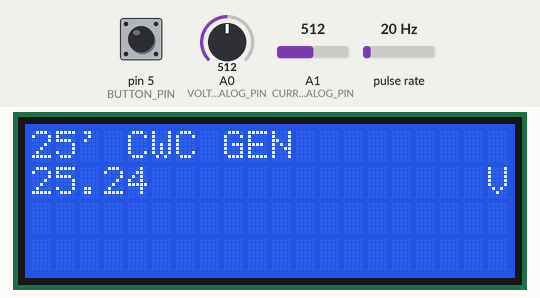
Simulated run of this sketch. Board: Arduino Uno, built with avr-gcc and run on an emulated ATmega328P. Shown: 20×4 character LCD. Wiring (inferred from the names in the program): pulse sensor: data pin 2. Inputs (shaded band) come from the test bench; at power-on: pin 5 (BUTTON_PIN) LOW, pulse rate 20 Hz, A0 (VOLTAGE_ANALOG_PIN) = 512, A1 (CURRENT_ANALOG_PIN) = 512. What the sketch prints to the serial monitor is not drawn.

Above: at 1.2 s.
1.3 s: pin 5 (BUTTON_PIN) pulled HIGH for 1 s
At 3.0 s:
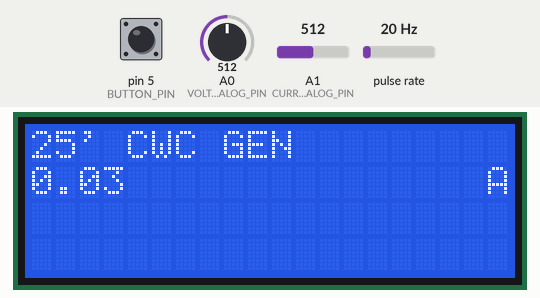
3.8 s: pin 5 (BUTTON_PIN) pulled HIGH for 0.15 s
At 5.8 s:
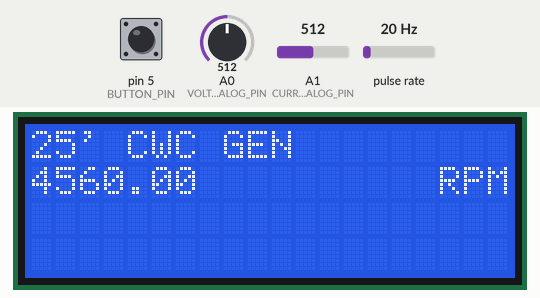
7.5 s: pulse rate (sensor on pin 2) set to 4 Hz
At 9.6 s:
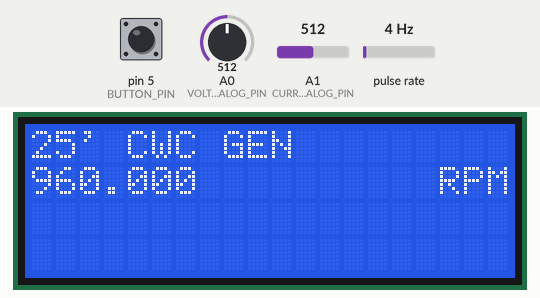
11.1 s: pulse rate (sensor on pin 2) set to 196 Hz
At 13.4 s:
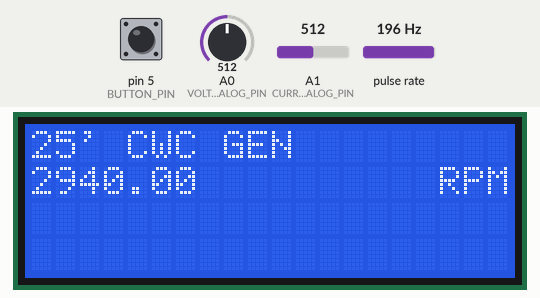
14.7 s: pulse rate (sensor on pin 2) set to 50 Hz
At 17.1 s:
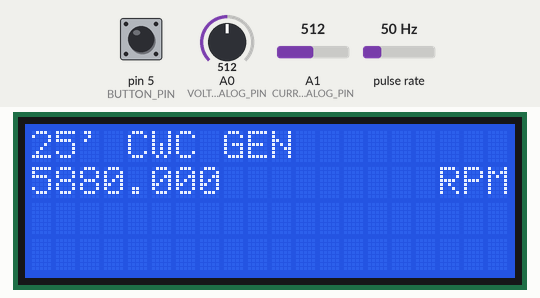
18.3 s: pin 5 (BUTTON_PIN) pulled HIGH for 3.2 s
At 19.7 s:
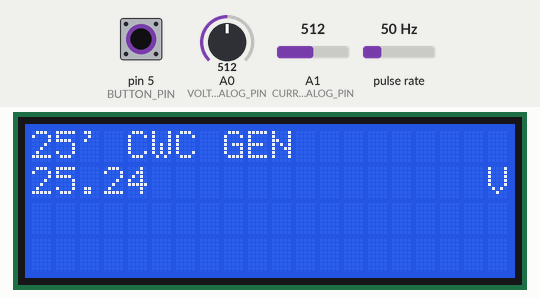
Timing chart, 0 to 21.3 s (numbered marks = the images above; inputs shaded):
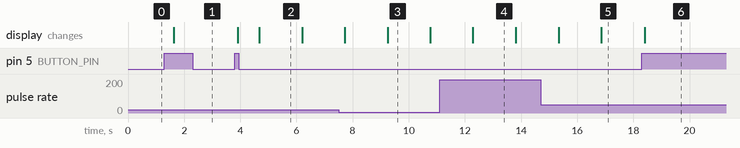

Measured:
- after the input at 1.3 s, the display: changes after 0.32 s (image 1)
- after the input at 3.8 s, the display: first changes after 0.11 s (image 2 shows a later state)
- after the input at 7.5 s, the display: first differs from a run without the input after 1.7 s (image 3)
- after the input at 11.1 s, the display: changes after 1.2 s (image 4)
- after the input at 14.7 s, the display: first differs from a run without the input after 2.2 s (image 5)
- after the input at 18.3 s, the display: changes after 0.10 s (image 6)
- what the display in image 2 shows lasts 1.5 s, from 4.7 s to 6.2 s

The sketch:

display.ino
```cpp
// Libraries
#include <LiquidCrystal.h>
#include <LiquidCrystal_I2C.h>


// Constants

  // LCD screen


    #define USING_I2C true


    // WITHOUT I2C
      // Pins
      #define RS 13 // Register Select
      #define E 12  // Enable
      #define D4 11  // Decibel 4
      #define D5 10  // Decibel 5
      #define D6 9  // Decibel 6
      #define D7 8  // Decibel 7

    // WITH I2C
      // Address
      #define ADDRESS 0x27

    // Screen Size
    #define COLUMNS 20
    #define ROWS 4

	// Units
	#define VOLTAGE_UNIT "V"
	#define CURRENT_UNIT "A"
	#define RPM_UNIT "RPM"
	#define TORQUE_UNIT "N-m"


  // IR sensor

    // Pin
    #define IR_PIN 2

    // Attribute
    #define PPR 1


  // Voltage measuring

    // Pin
    #define VOLTAGE_ANALOG_PIN A0

    // Resistors
    #define R1 9.92
    #define R2 0.995

    // Attribute
    #define REFERENCE_VOLTAGE ( float ) 4.62 // V (ACTUALLY CHECK FOR REFERENCE)


  // Current Sensor

    // Pin
    #define CURRENT_ANALOG_PIN A1

    // Attribute
    #define SENSITIVITY 0.066


  // Load amp

    // Pins
    #define SCK 7
    #define DT 6


  // Other
    #define DELAY_TIME 750 // ms
    #define ADC_RESOLUTION 1023
	  #define BUTTON_PIN 5
    #define DECIMAL_PLACES 2 // Arduino only allows 6 decimal places before it's followed by zeros


#define VOLTAGE_PER_COUNT REFERENCE_VOLTAGE / ADC_RESOLUTION


// class LCDScreen {

//   public:
//     virtual void printMeasurement( float value, String unit ) = 0;
//     virtual void clearLCDLine( int line ) = 0;
// };


// class LCDScreenWithI2C : public LCDScreen {
//   public:
//     LCDScreenWithI2C() : lcdScreen( ADDRESS, COLUMNS, ROWS ) {
//       lcdScreen.init();
//       lcdScreen.backlight(); // Turn on the backlight
//       lcdScreen.clear();

//       lcdScreen.setCursor( 0, 0 );
//       lcdScreen.print( "25' CWC GEN" );
//     }

//     void printMeasurement( float value, String unit ) {
//       int stringLength = unit.length();
//       int cursorPosition = COLUMNS - stringLength;

//       lcdScreen.setCursor( 0, 1 );
//       lcdScreen.print( value, DECIMAL_PLACES );
//       lcdScreen.setCursor( cursorPosition, 1 );
//       lcdScreen.print( unit );
//     }

//     void clearLCDLine( int line ) {
//       lcdScreen.setCursor( 0,line );
//       for( int n = 0; n < COLUMNS; n++ )
//       {
//         lcdScreen.print(" ");
//       }
//     }

//   private:
//     LiquidCrystal_I2C lcdScreen;
// };

// class LCDScreenWithoutI2C : public LCDScreen {
//   public:

//     LCDScreenWithoutI2C() : lcdScreen( RS, E, D4, D5, D6, D7 ) {
//       lcdScreen.begin( COLUMNS, ROWS );
//       lcdScreen.setCursor( 0, 0 );
//       lcdScreen.print( "25' CWC GEN" );
//     }

//     void printMeasurement( float value, String unit ) {
//       int stringLength = unit.length();
//       int cursorPosition = COLUMNS - stringLength;

//       lcdScreen.setCursor( 0, 1 );
//       lcdScreen.print( value, DECIMAL_PLACES );
//       lcdScreen.setCursor( cursorPosition, 1 );
//       lcdScreen.print( unit );
//     }

//     void clearLCDLine(int line) {
//       lcdScreen.setCursor( 0,line );
//       for( int n = 0; n < COLUMNS; n++ )
//       {
//         lcdScreen.print(" ");
//       }
//     }

//   private:
//     LiquidCrystal lcdScreen;
// };

// Initialize variables and functions for

  // LCD Screen
  // LCDScreen *lcdScreen;

  // if ( USING_I2C ) {
    // lcdScreen = new LCDScreenWithI2C();
    LiquidCrystal_I2C LCD_Screen( ADDRESS, COLUMNS, ROWS );
  // }

  // else {
  //   LiquidCrystal LCD_Screen( RS, E, D4, D5, D6, D7 );
  //   // lcdScreen = new LCDScreenWithoutI2C();
  // }


  void initializeLCDScreen();
  void printMeasurement(float value, String unit);
  void clearLCDLine(int line);


  // Voltage Divider

  // class VoltageDivider {
  //   public:
  //     VoltageDivider() : multiplier( R1 + R2 ) {
  //       pinMode(VOLTAGE_ANALOG_PIN, INPUT);
  //     }

  //     void calculateVoltage() {

  //       float voltageIn = getVoltageInput( VOLTAGE_ANALOG_PIN );

  //       float totalVoltage = voltageIn * multiplier;

  //       lcdScreen->printMeasurement( totalVoltage, VOLTAGE_UNIT );
  //     }

  //   private:
  //     float multiplier;
  // }

  float resistor1 = 9.92;
  float resistor2 = 0.995;

  float multiplier = resistor1 + resistor2;

  void initializeVoltageInput();
  void calculateVoltage();
  float getVoltageInput( int pinNumber ); // Current also uses this
  float digitalToAnalogConverter( int count ); // Current also uses this


  // Current Sensor
  // class CurrentSensor {

  //   public:
  //     CurrentSensor() {
  //       pinMode(BUTTON_PIN, INPUT);
  //     }

  //     void calculateCurrent() {
  //       float voltageIn = getVoltageInput( CURRENT_ANALOG_PIN );

  //       float current = ( voltageIn - ( float ) ( REFERENCE_VOLTAGE / 2 ) ) / SENSITIVITY;

  //       lcdScreen->printMeasurement( current, CURRENT_UNIT );
  //     }

  // };

  void initializeCurrentInput();
  void calculateCurrent();


  // IR Sensor
  // class IRSensor {
  //   public:
  //     IRSensor() : rpm( 0 ), ppr( PPR ), counter( 0 ), previousMillis( millis() ) {
  //       pinMode( IR_PIN, INPUT_PULLUP );
  //       attachInterrupt( digitalPinToInterrupt( IR_PIN ), IRInterrupt, FALLING );
  //     }

  //     void calculateRPM() {
  //       unsigned long currentMillis = millis();

  //       lcdScreen->printMeasurement( rpm, RPM_UNIT );

  //       if ( currentMillis - previousMillis >= 1000 ) {

  //         detachInterrupt( digitalPinToInterrupt( IR_PIN ) );
  //         rpm = ( counter / PPR ) * 60;  // Calculate RPM
  //         counter = 0;
  //         attachInterrupt( digitalPinToInterrupt( IR_PIN ), IRInterrupt, FALLING );
  //         previousMillis = currentMillis;
  //       }
  //     }

  //     void IRInterrupt() {
  //       counter++;
  //     }

  //   private:
  //     unsigned int rpm;
  //     int ppr;
  //     volatile unsigned int counter;
  //     unsigned long previousMillis;
  // };

  unsigned int rpm = 0;
  volatile unsigned int counter = 0;  // Counter variable for revolutions
  unsigned long previousMillis = millis();

  void initializeRPMInput();
  void calculateRPM();
  void IRinterrupt();


  // Load Amp
  void calculateTorque();

  // Button
  int previousButtonState = 0;
  unsigned long debounceDuration = 50; // ms
  unsigned long previousButtonPressMillis = millis();

  bool buttonWasPressed();
  void initializeButtonInput();
  void checkForButtonPress();

  // Other
  int displayNum = 0;

  void calculateMeasurement();

bool buttonWasPressed() {

  int buttonState;

  if ( millis() - previousButtonPressMillis >= debounceDuration ) {

    buttonState = digitalRead( BUTTON_PIN );

    if ( buttonState != previousButtonState ) {

      	previousButtonPressMillis = millis();
      	previousButtonState = buttonState;

    	return buttonState == HIGH;
    }
  }

  return false;
}

void checkForButtonPress() {
  if ( buttonWasPressed() ) {
    displayNum++;
    clearLCDLine( 1 );
  }
}

void calculateMeasurement() {
  switch ( displayNum % 3 ) {

    case 0:
      calculateVoltage();
   	  break;

    case 1:
      calculateCurrent();
      break;

    case 2:
      calculateRPM();
      break;

    case 3:
      calculateTorque();
      break;
  }
}

void setup() {

  Serial.begin(9600);
  initializeLCDScreen();
  initializeButtonInput();
  initializeVoltageInput();
  initializeCurrentInput();
  initializeRPMInput();
}

void loop() {

  checkForButtonPress();

  calculateMeasurement();
  delay(DELAY_TIME);
}

void initializeLCDScreen() {

  if ( USING_I2C ) {
    LCD_Screen.init();
    LCD_Screen.backlight(); // Turn on the backlight
    LCD_Screen.clear();
  }

  else {
    LCD_Screen.begin( COLUMNS, ROWS );
  }

  LCD_Screen.setCursor( 0, 0 );
  LCD_Screen.print( "25' CWC GEN" );
}

void initializeVoltageInput() {
  pinMode(VOLTAGE_ANALOG_PIN, INPUT);
}

void initializeCurrentInput() {
  pinMode(CURRENT_ANALOG_PIN, INPUT);
}

void initializeButtonInput() {
  pinMode(BUTTON_PIN, INPUT);
}

void initializeRPMInput() {
  pinMode( IR_PIN, INPUT_PULLUP );
  attachInterrupt(digitalPinToInterrupt(IR_PIN), IRinterrupt, FALLING);
}

void calculateVoltage() {

  float voltageIn = getVoltageInput( VOLTAGE_ANALOG_PIN );

  Serial.println( voltageIn );

  float totalVoltage = voltageIn * multiplier;

  printMeasurement( totalVoltage, VOLTAGE_UNIT );
}

void calculateCurrent() {

  float voltageIn = getVoltageInput( CURRENT_ANALOG_PIN );

  Serial.println(voltageIn);

  float current = ( voltageIn - ( float ) ( REFERENCE_VOLTAGE / 2 ) ) / SENSITIVITY;
  Serial.println( current );

  printMeasurement( current, CURRENT_UNIT );
}

void calculateRPM() {

  unsigned long currentMillis = millis();

  printMeasurement( rpm, RPM_UNIT );

  if (currentMillis - previousMillis >= 1000) {
    detachInterrupt(digitalPinToInterrupt(IR_PIN));
    rpm = (counter / PPR) * 60;  // Calculate RPM
    counter = 0;
    attachInterrupt(digitalPinToInterrupt(IR_PIN), IRinterrupt, FALLING);
    previousMillis = currentMillis;
  }
}

float getVoltageInput( int pinNumber ) {

  int count = analogRead( pinNumber );


  return digitalToAnalogConverter( count );

}

float digitalToAnalogConverter( int count ) {

 return count * VOLTAGE_PER_COUNT;

}

void printMeasurement( float value, String unit ) {

  int stringLength = unit.length();
  int cursorPosition = COLUMNS - stringLength;

  LCD_Screen.setCursor( 0, 1 );
  LCD_Screen.print( value, DECIMAL_PLACES );
  LCD_Screen.setCursor( cursorPosition, 1 );
  LCD_Screen.print( unit );

}

void IRinterrupt() {
    counter++;
}

void clearLCDLine(int line)
{
        LCD_Screen.setCursor( 0,line );
        for( int n = 0; n < COLUMNS; n++ )
        {
          LCD_Screen.print(" ");
        }
}
```
